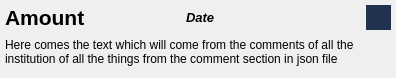
<?xml version="1.0" encoding="UTF-8"?>
<ui version="4.0">
 <class>Form</class>
 <widget class="QWidget" name="Form">
  <property name="geometry">
   <rect>
    <x>0</x>
    <y>0</y>
    <width>396</width>
    <height>78</height>
   </rect>
  </property>
  <property name="windowTitle">
   <string>Form</string>
  </property>
  <layout class="QGridLayout" name="gridLayout" columnstretch="3,3,1" columnminimumwidth="3,3,1">
   <property name="margin">
    <number>5</number>
   </property>
   <property name="spacing">
    <number>0</number>
   </property>
   <item row="0" column="0">
    <widget class="QLabel" name="amount">
     <property name="font">
      <font>
       <pointsize>16</pointsize>
       <weight>75</weight>
       <bold>true</bold>
      </font>
     </property>
     <property name="text">
      <string>Amount</string>
     </property>
    </widget>
   </item>
   <item row="0" column="1">
    <widget class="QLabel" name="onDate">
     <property name="font">
      <font>
       <pointsize>10</pointsize>
       <weight>75</weight>
       <italic>true</italic>
       <bold>true</bold>
      </font>
     </property>
     <property name="text">
      <string>Date</string>
     </property>
    </widget>
   </item>
   <item row="0" column="2">
    <widget class="QPushButton" name="options">
     <property name="cursor">
      <cursorShape>ArrowCursor</cursorShape>
     </property>
     <property name="styleSheet">
      <string notr="true">QPushButton{
max-width: 25px;
max-height: 25px;
border: 0;
background: #233150;
}
QPushButton:hover{
background: #4d648D;
}
</string>
     </property>
     <property name="text">
      <string/>
     </property>
    </widget>
   </item>
   <item row="1" column="0" colspan="3">
    <widget class="QLabel" name="comment">
     <property name="text">
      <string>Here comes the text which will come from the comments of all the institution of all the things from the comment section in json file</string>
     </property>
     <property name="wordWrap">
      <bool>true</bool>
     </property>
    </widget>
   </item>
  </layout>
 </widget>
 <resources/>
 <connections/>
</ui>
